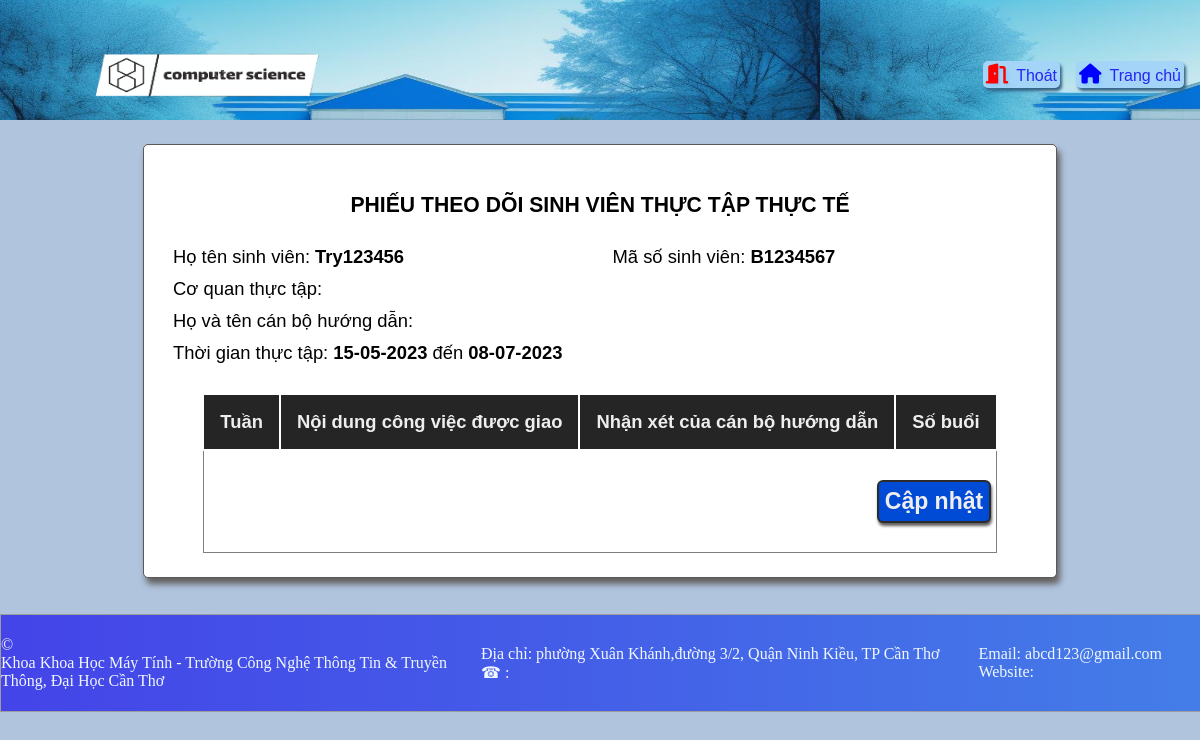
Screenshot of /DoiTuongSuDung/CanBoHuongDan/DanhSachSinhVienHuongDan/NhanXetSinhVien.php?MSSV=B1234567 (signed in) with the database file from the repository.
### tables this page shows
CREATE TABLE IF NOT EXISTS `sinhvien` (
  `MSSV` varchar(8) NOT NULL,
  `HoTen` varchar(100) NOT NULL,
  `NgaySinh` date NOT NULL,
  `GioiTinh` char(1) NOT NULL DEFAULT '0',
  `DiaChi` text DEFAULT NULL,
  `SDT` char(12) DEFAULT NULL,
  `Email` varchar(100) NOT NULL,
  `CCCD` char(12) DEFAULT NULL,
  `MaLop` varchar(8) NOT NULL,
  PRIMARY KEY (`MSSV`),
  UNIQUE KEY `CCCD` (`CCCD`),
  UNIQUE KEY `SDT` (`SDT`),
  KEY `MaLop` (`MaLop`),
  CONSTRAINT `sinhvien_ibfk_1` FOREIGN KEY (`MaLop`) REFERENCES `lop` (`MaLop`)
);

CREATE TABLE IF NOT EXISTS `dotthuctap` (
  `STT` mediumint(9) NOT NULL,
  `ngayBatDau` date DEFAULT NULL,
  `ngayKetThuc` date DEFAULT NULL,
  `MaKH` varchar(5) DEFAULT NULL,
  PRIMARY KEY (`STT`),
  KEY `MaKH` (`MaKH`),
  CONSTRAINT `dotthuctap_ibfk_1` FOREIGN KEY (`MaKH`) REFERENCES `nienkhoa` (`MaKH`)
);

### DoiTuongSuDung/TrangDungChung/CacHamXuLy.php (called while the page is built, shortened)
<?php
    include('KetNoi.php');
    function TruyVan($truyvan){
        global $connect;
        $truyvan = trim(strval($truyvan));
        $ThucHien = mysqli_query($connect,$truyvan);
        return $ThucHien;
    }
    function infSinhVien($Ma){
        global $connect;
        $layThongTin = "SELECT *
        FROM sinhvien sv INNER JOIN taikhoan tk ON sv.MSSV =tk.UserID
                                INNER JOIN lop ON lop.MaLop = sv.MaLop
                                INNER JOIN nganh ON nganh.MaNganh = lop.MaNganh
                                INNER JOIN khoa ON nganh.MaKhoa = khoa.MaKhoa
        WHERE sv.MSSV = '$Ma'";
        $ThucHanh = mysqli_query($connect,$layThongTin ) or die(mysqli_connect_error());
        $ketQua = mysqli_fetch_array($ThucHanh);
        return $ketQua;
    }
    function ThongTinDotThucTap($Nam){
        global $connect;
        $truyVan = "SELECT * FROM dotthuctap WHERE ngayBatDau like '".$Nam."%' ";
        $Chay = mysqli_query($connect,$truyVan) or die(mysqli_connect_error());
        $ketQua = mysqli_fetch_array($Chay);
        return $ketQua;
    }
    function ngayThangNam_VN($date){
        return date('d-m-Y',strtotime($date));
    }
    function mscb_PhieuTheoDoiThucTap($mscb){
        $sql = " SELECT * FROM phieutheodoisinhvienthuctap WHERE MSCB = '$mscb'";
        $truyvan = TruyVan($sql);
        return  $truyvan;
    }
?>

### DoiTuongSuDung/CanBoHuongDan/DanhSachSinhVienHuongDan/NhanXetSinhVien.php (the view, shortened to what this page needs)
<!DOCTYPE html>
<html lang="en">
    <head>
        <link rel="stylesheet" href="../../../DinhDangWebSite/TrangDungChung/TrangChu.css">
        <link rel="stylesheet" href="../../../DinhDangWebSite/TrangDungChung/DinhDangDungChungChoTatCa.css">
        <link rel="stylesheet" href="https://cdnjs.cloudflare.com/ajax/libs/font-awesome/6.2.1/css/all.min.css">
        <link rel="stylesheet" href="../../../DinhDangWebSite/TrangDungChung/TrangChuCaNhan.css">
        <link rel="stylesheet" href="../../../DinhDangWebSite/CanBoHuongDan/CBHD.css">
        <?php
            include('../../TrangDungChung/KetNoi.php');
            include('../../TrangDungChung/CacHamXuLy.php');
            $mssv = trim($_GET['MSSV']);
            $mscb = $_SESSION['user'];
            $TTsinhVien = infSinhVien($mssv);
            $TTcanBo = infCanBoHuongDan($mscb);
            $TTphieuTheoDoi = mysqli_fetch_array(mscb_PhieuTheoDoiThucTap($mscb));
            $ThoiDiemThucTap = ThongTinDotThucTap(date('Y'));
            $TTdonViThucTap = infDonViThucTap($TTcanBo['MaDVTT']);
        ?>
    </head>
    <body>
        <header>
            <div class="DauTrang">
                <div class="logo">
                    <img src="../../../Image/logo2.png" class="AnhLogo"/>
                </div>
                <div class="CacNut">
                    <form action="../../TrangDungChung/ThucHienDangXuat.php" method="post" enctype="application/x-www-form-urlencoded">
                        <button type="submit" class="NutThoat">
                            <i class="fa-solid fa-door-open"></i>Thoát
                        </button>
                    </form>
                    <a href="../TrangChuCanBoHuongDan.php" class="NutTrangChu"><i class="fa-solid fa-house"></i>Trang chủ</a>
                </div>
            </div>
        </header>
        <main>
            <div class="BangChinhThongTinPhieuTheoDoi">
                <div class="ThongTinPhieuTheoDoi">
                    <h1 class="TieuDePhieuTheoDoi">PHIẾU THEO DÕI SINH VIÊN THỰC TẬP THỰC TẾ</h1>
                    <table class="BangThongTinPhieuTheoDoi">
                        <tr>
                            <td>
                                <p>Họ tên sinh viên: <span class="ThongTinLayDuoc"> <?php echo $TTsinhVien['HoTen']; ?></span> </p>
                            </td>
                            <td>
                                <p>Mã số sinh viên:  <span class="ThongTinLayDuoc"><?php echo $TTsinhVien['MSSV']; ?></span></p>
                            </td>
                        </tr>
                        <tr>
                            <td colspan="2">
                                <p>Cơ quan thực tập: <span class="ThongTinLayDuoc"><?php echo $TTdonViThucTap['TenDVTT']; ?></span></p>
                            </td>
                        </tr>
                        <tr>
                            <td colspan="2">
                                <p>Họ và tên cán bộ hướng dẫn: <span class="ThongTinLayDuoc"> <?php echo $TTcanBo['HoTen']; ?></span> </p>
                            </td>
                        </tr>
                        <tr>
                            <td colspan="2">
                                <p>Thời gian thực tập: <span class="ThongTinLayDuoc"><?php echo ngayThangNam_VN($ThoiDiemThucTap['ngayBatDau']); ?> </span> đến <span class="ThongTinLayDuoc"><?php echo ngayThangNam_VN($ThoiDiemThucTap['ngayKetThuc']); ?></span></p>
                            </td>
                        </tr>
                    </table>
                </div>
                <div class="ThongTinDanhGia">
                    <form action="ThucHienCapNhatNhanXetSinhVien.php?MSPTDSV=<?php echo $TTphieuTheoDoi['MSPTDSV'];?>" method="post" enctype="application/x-www-form-urlencoded">
                        <table class="BangThongTinDanhgia">
                            <tr class="DongTieuDe">
                                <th>Tuần</th>
                                <th>Nội dung công việc được giao</th>
                                <th>Nhận xét của cán bộ hướng dẫn</th>
                                <th>Số buổi</th>
                            </tr>
                            <tr>
                                <td colspan="5">
                                    <button type="submit" class="NutCapNhat">Cập nhật</button>
                                </td>
                            </tr>
                        </table>
                    </form>
                </div>
            </div>
        </main>
        <footer>
            <div class="ChanBenPhai">
                <p>&copy; <span id="NamHienTai"></span></p>
                <p>
                    Khoa Khoa Học Máy Tính - Trường Công Nghệ Thông Tin & Truyền Thông, Đại Học Cần Thơ
                </p>
            </div>
            <div class="ChanBenTrai">
                <div class="ChanTrai1">
                    <p>Địa chỉ: phường Xuân Khánh,đường 3/2, Quận Ninh Kiều, TP Cần Thơ</p>
                    <span>&phone; : </span>
                </div>
                <div class="ChanTrai2">
                    <p>Email: abcd123@gmail.com</p>
                    <p>Website: </p>
                </div>
            </div>
        </footer>
    </body>
</html>

### DinhDangWebSite/TrangDungChung/TrangChu.css (style rules this page uses)
* { margin: 0; padding: 0; border: 0; }

### DinhDangWebSite/TrangDungChung/DinhDangDungChungChoTatCa.css (style rules this page uses)
* { margin: 0; padding: 0; border: 0; }
header { z-index: 1; }
.DauTrang { display: grid; grid-template-areas: 'Logo NutChucNang'; margin-bottom: 3vh; background-image: url( ../../Image/AnhDauTrang.jpg); width: 100vw; height: 15vh; }
.logo { grid: 'Logo'; }
.AnhLogo { cursor: pointer; margin: 0; height: 18vh; width: 40vh; padding: 0; margin-left: 5vw; }
.CacNut { display: flex; grid: 'NutChucNang'; justify-content: flex-end; align-items: center; }
.NutThoat,.NutTrangChu { margin: 0 2vh 0 0; display: block; border-radius: 5px; text-decoration: none; font-size: 1em; padding: 3px; font-family: Arial; background-color: rgb(164, 212, 247); color: rgb(38, 38, 246); cursor: pointer; box-shadow: 2px 3px 3px rgb(51, 99, 133); }
.fa-house,.fa-door-open { font-size: 1.25em; margin-right: 1vh; text-shadow: 2px 3px 3px rgb(141, 205, 250); }
.fa-house { color: blue; }
.fa-door-open { color: red; }
main { padding-bottom: 3vw; }
footer { display: grid; margin: 0; grid-template-areas: "ChanPhai ChanTrai"; border: 1px solid rgb(157, 157, 157); display: flex; left: 0; bottom: 0; width: 100vw; height: 12vh; color: aliceblue; background-image: linear-gradient(to left,rgb(68, 125, 232),rgb(68, 95, 232),rgb(68, 68, 232) ); }
.ChanBenPhai { grid: "ChanPhai"; width: 40vw; }
.ChanBenTrai { grid: "ChanTrai"; display: grid; grid-template-areas: "ChanTrai1 ChanTrai2"; width: 60vw; }
.ChanBenPhai,.ChanBenTrai { margin: 2vh 0 2vh 0; font-family: 'Times New Roman', Times, serif; }
.ChanTrai1 { grid: "ChanTrai1"; }
.ChanTrai2 { grid: "ChanTrai2"; }

### DinhDangWebSite/TrangDungChung/TrangChuCaNhan.css (style rules this page uses)
* { margin: 0; border: 0; padding: 0; }
main { display: flex; justify-content: center; }
td { padding: 5px; border-top: 1px solid rgb(203, 203, 203); }
footer { margin: 0; flex-shrink: 0; display: flex; justify-content: space-between; align-items: center; padding: 0; width: 100vw; z-index: 1; }

### DinhDangWebSite/CanBoHuongDan/CBHD.css (style rules this page uses)
table { border-collapse: collapse; }
td { border: 1px rgb(127, 127, 127) solid; }
th { border: 2px solid #fff; }
table tr:nth-child(odd) { background-color: rgb(244, 249, 224); }
.DongTieuDe th { background-color: rgb(37, 37, 38); color: #eee; }
.DongTieuDe td,.DongTieuDe th { padding: 2vh; text-align: center; }
.NutNhanXet,.NutCapNhat { text-decoration: none; border: 2px solid rgb(44, 43, 43); box-shadow: 1px 3px 3px rgb(98, 94, 94); padding: 1vh; border-radius: 6px; cursor: pointer; }
.BangChinhThongTinPhieuTheoDoi { font-size: 1.15em; border: 1px rgb(89, 89, 89) solid; padding: 2vw; border-radius: 5px; box-shadow: 3px 6px 6px rgb(98, 94, 94); font-family: Arial, Helvetica, sans-serif; }
.TieuDePhieuTheoDoi { margin-top: 2vw; font-size: 1.15em; width: 60vw; text-align: center; }
.ThongTinPhieuTheoDoi,.ThongTinDanhGia { display: flex; flex-direction: column; justify-content: center; align-items: center; }
.ThongTinLayDuoc { font-weight: 550; }
.BangThongTinPhieuTheoDoi { margin:2vw 0 0 0; width: 72vw; }
.BangThongTinPhieuTheoDoi { border-collapse: none; }
.BangThongTinPhieuTheoDoi td { border: none; }
.BangThongTinPhieuTheoDoi tr:nth-child(odd) { background-color: #fff; }
.BangThongTinDanhgia { text-align: center; margin-top: 2vw; }
.NutCapNhat { margin: 2vw 0 2vw 0; display: block; justify-self: end; }
.NutCapNhat { background-color: rgb(0, 75, 214); color: #eee; font-weight: 550; font-size: 1.25em; padding: 0.5vw; }

### DoiTuongSuDung/CanBoHuongDan/DanhSachSinhVienHuongDan/NhanXetSinhVien.php (style rules this page uses)
body { background-color: lightsteelblue; }
.BangChinhThongTinPhieuTheoDoi { background-color: #fff; }

### rows the page displays
sinhvien: HoTen "Try123456", MSSV "B1234567"
dotthuctap: ngayBatDau "15-05-2023", ngayKetThuc "08-07-2023"
